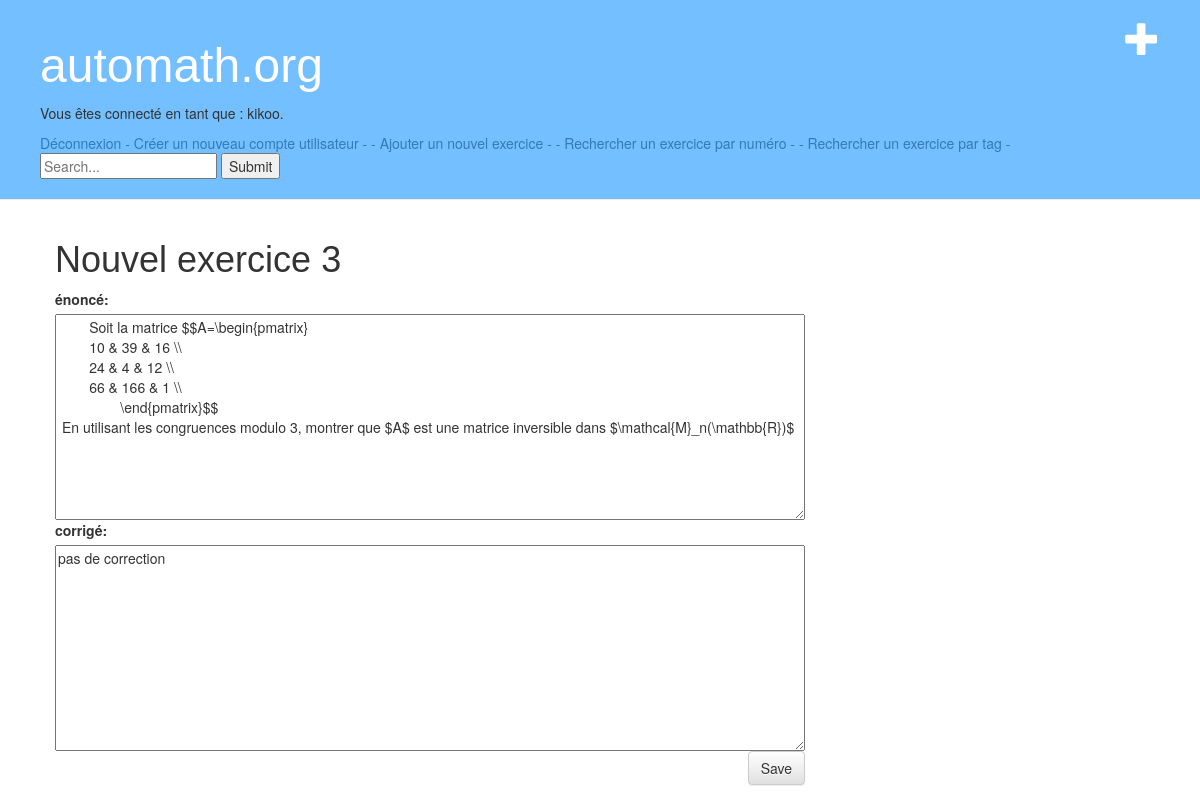
The page /exobase/post/3/edit/ (signed in) on the database its author committed.
### exobase/models.py (models this page shows, shortened)
class Exercice(models.Model):
    enonce_text = models.TextField()
    corrige_text = models.TextField(default="pas de correction")
    pub_date = models.DateTimeField('date published')
    tags = TaggableManager()
    author = models.ForeignKey(User)

### exobase/views.py (the view)
# urls.py: url(r'^post/(?P<pk>[0-9]+)/edit/$', views.ex_edit, name='post_edit'),
@login_required(redirect_field_name='exobase/login/')
def ex_edit(request, pk):
    exercice = get_object_or_404(Exercice, pk=pk)
    if request.method == "POST":
        form = ExoForm(request.POST, instance=exercice)
        if form.is_valid():
            exercice = form.save(commit=False)
            exercice.pub_date = timezone.now()
            exercice.save()
            form.save_m2m()
            return redirect('detail', exercice_id=exercice.pk)
    else:
        form = ExoForm(instance=exercice)
    return render(request, 'exobase/exercice_edit.html', {'form': form, 'exercice': exercice})

### exobase/forms.py
class ExoForm(forms.ModelForm):
    class Meta:
        model = Exercice
        fields = ['enonce_text','corrige_text','tags']
        labels = {
                  'enonce_text': 'énoncé',
                  'corrige_text': 'corrigé',
                  'tags': 'tags',
        }

### exobase/templates/exobase/exercice_edit.html
{% extends 'exobase/base.html' %}
{% block content %}
    <h1>Nouvel exercice {{ exercice.id }}</h1>
    <form method="POST" class="post-form">{% csrf_token %}
        {{ form }}
        <button type="submit" class="save btn btn-default">Save</button>
    </form>
{% endblock %}

### exobase/templates/exobase/base.html (shortened to what this page needs)
{% load staticfiles %}
<html>
    <head>
        <link rel="stylesheet" href="//maxcdn.bootstrapcdn.com/bootstrap/3.2.0/css/bootstrap.min.css">
        <link rel="stylesheet" href="//maxcdn.bootstrapcdn.com/bootstrap/3.2.0/css/bootstrap-theme.min.css">
        <link rel="stylesheet" href="{% static 'exobase/style.css' %}">
    </head>
     <body>
    <div class="page-header">
    <a href="{% url 'post_new' %}" class="top-menu"><span class="glyphicon glyphicon-plus"></span></a>
        <h1><a href="/exobase/">automath.org</a></h1>
{% if user.is_authenticated %}
<p> Vous êtes connecté en tant que : {{ user.username }}. </p> <a href="/exobase/logout/">Déconnexion</a>
{% else %}
<a href="/exobase/login/"> - Connexion - </a>
{% endif %}
<a href="/exobase/register/"> - Créer un nouveau compte utilisateur - </a>
<a href="/exobase/new/">- Ajouter un nouvel exercice -</a>
<a href="/exobase/search/">- Rechercher un exercice par numéro -</a>
<a href="/exobase/search2/">- Rechercher un exercice par tag -</a>
<form type="get" action='/exobase/list/' style="margin: 0">
    <input  id="search_box" type="text" name="search_box"  placeholder="Search..." >
    <button id="search_submit" type="submit" >Submit</button>
</form>
    </div>
    <div class="content container">
        <div class="row">
            <div  class="col-md-8">
            {% block content %}
            {% endblock %}
            </div>
        </div>
    </div>
</body>
</html>

### exobase/static/exobase/style.css (style rules this page uses)
.page-header { background-color: #74bfff; margin-top: 0; padding: 20px 20px 20px 40px; }
.page-header h1, .page-header h1 a, .page-header h1 a:visited, .page-header h1 a:active { color: #ffffff; font-size: 36pt; text-decoration: none; }
.content { margin-left: 40px; }
h1, h2, h3, h4 { font-family: "Century Gothic", CenturyGothic, AppleGothic, sans-serif; }
.save { float: right; }
.post-form textarea, .post-form input { width: 100%; }
.top-menu, .top-menu:hover, .top-menu:visited { color: #ffffff; float: right; font-size: 26pt; margin-right: 20px; }

### rows shown on the page
Exercice: id "3", enonce_text "Soit la matrice $$A=\\begin{pmatrix} 10 & 39 & 16 \\\\ 24 & 4 & 12 \\\\ 66 & 166 & 1 \\\\ \\end{pmatrix}$$ En utilisant les congruences modulo 3, montrer que $A$ est une matrice inversible dans $\\mathcal{M}_n(\\mathbb{R})$", corrige_text "pas de correction"

### other values the page prints
{{ user.username }} "kikoo"
